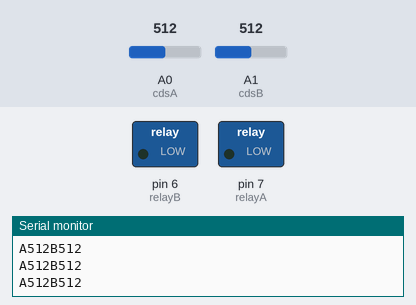
Bench run of a sketch on a simulated Arduino Mega 2560, built with avr-gcc and run on an emulated ATmega2560. Parts: switched loads named in the sketch (green lamp = pin HIGH), the last lines printed to the serial monitor. Inputs (shaded band) come from the test bench; at power-on: A0 (cdsA) = 512, A1 (cdsB) = 512. WiFi joins after 1.5 s; servers stay silent unless stated.

Above: at 2.9 s.
3.0 s: A0 (cdsA) set to 165
6.0 s: A0 (cdsA) set to 139
At 7.1 s:
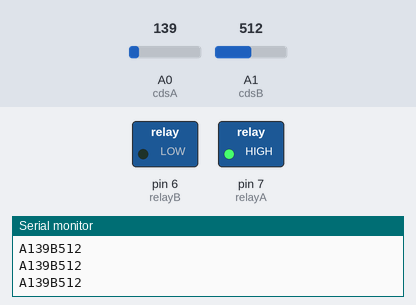
7.5 s: A1 (cdsB) set to 157
9.0 s: A1 (cdsB) set to 141
At 9.6 s:
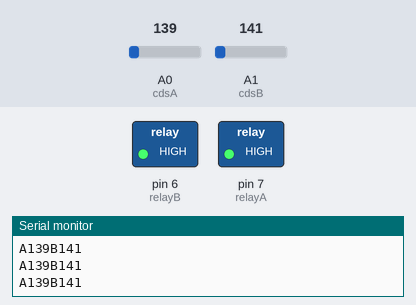
10.5 s: A0 (cdsA) set to 160
At 12.0 s:
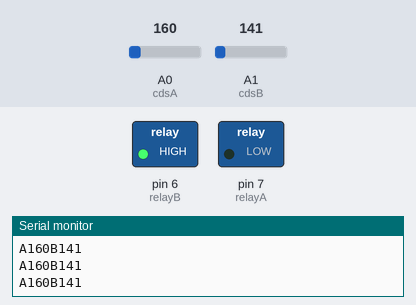
12.3 s: A0 (cdsA) set to 140
At 13.3 s:
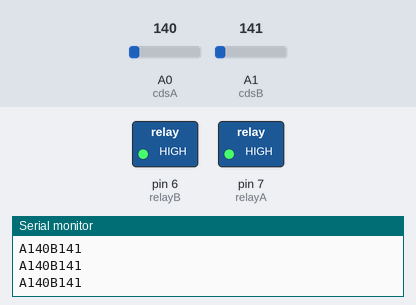
Timing chart, 0 to 14.8 s (numbered marks = the images above; inputs shaded):
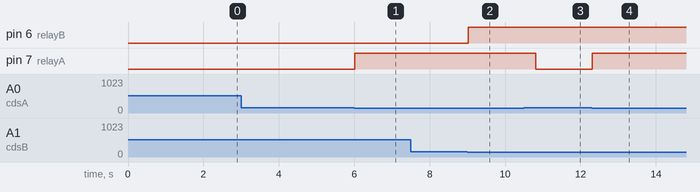

Measured:
- the behaviour switches between 151 and 150 on A0 (cdsA) (found by bisection; images 0 and 1)
- the behaviour switches between 151 and 150 on A1 (cdsB) (found by bisection; images 1 and 2)
- after the input at 6.0 s, pin 7 (relayA): LOW → HIGH at once
- after the input at 9.0 s, pin 6 (relayB): LOW → HIGH at once
- after the input at 10.5 s, pin 7 (relayA): HIGH → LOW after 0.32 s
- after the input at 12.3 s, pin 7 (relayA): LOW → HIGH at once

The sketch:

TCPClient_arduino.ino
```cpp
#include <WiFiEsp.h>
#include <SoftwareSerial.h>

int cdsA = A0;
int cdsB = A1;
int relayA = 7;
int relayB = 6;
bool stop_flagA = false;
bool stop_flagB = false;

// Wifi 세팅
SoftwareSerial Serial1(5, 4);
IPAddress serverIP(192,168,0,32);
WiFiEspClient client;

char ssid[] = "iptime";
char pass[] = "asdf1234";
int status = WL_IDLE_STATUS;


void setup(void)
{
    Serial.begin(9600);
    Serial1.begin(9600);
    pinMode(relayA, OUTPUT);
    pinMode(relayB, OUTPUT);

    WiFi.init(&Serial1);
    Serial1.setTimeout(20);

      // 접속 시도
      while (status != WL_CONNECTED){
        Serial.print("Attempting to connect to WPA SSID: ");
        Serial.print(ssid);
        status = WiFi.begin(ssid, pass);
      }

      Serial.println("You're connected to the network");
      client.connect(serverIP, 8585);


      client.print("Conv_A Act");
      client.print("Conv_B Act");

}

void loop(void)
{
  int lightA = analogRead(cdsA);
  int lightB = analogRead(cdsB);
  Serial.print('A');
  Serial.print(lightA);
  Serial.print('B');
  Serial.println(lightB);

  if (lightA > 150){
    if(stop_flagA == false){
      delay(300);
      digitalWrite(relayA, LOW);
      stop_flagA = true;
    }
    if(stop_flagA == true){
      digitalWrite(relayA, LOW);
      client.write("Conv_A Dead");
    }
  }
  else{
    stop_flagA = false;
    digitalWrite(relayA, HIGH);
    client.write("Conv_A Act");
  }

  if (lightB > 150){
    if(stop_flagB == false){
      delay(300);
      digitalWrite(relayB, LOW);
      stop_flagB = true;
    }
    if(stop_flagB == true){
      digitalWrite(relayB, LOW);
      client.write("Conv_B Dead");
    }
  }
  else{
    stop_flagB = false;
    digitalWrite(relayB, HIGH);
    client.write("Conv_B Act");
  }
}
```
